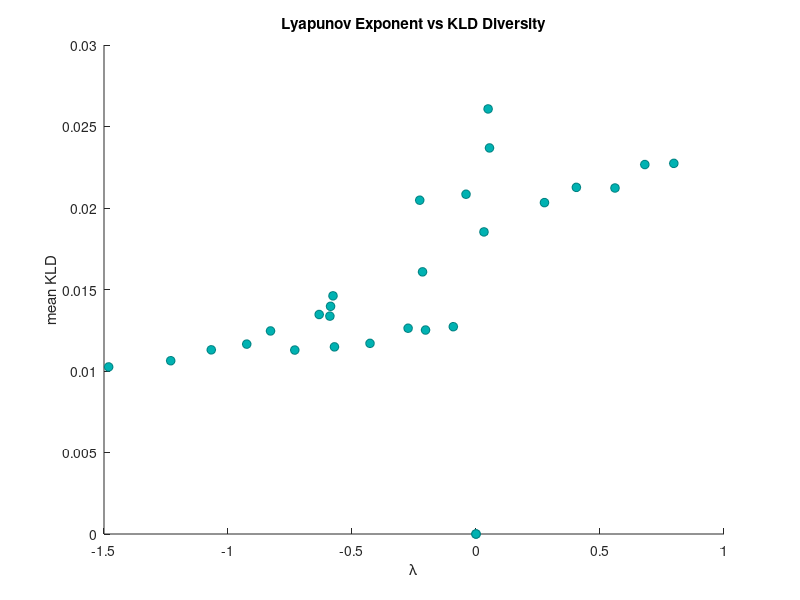

Write MATLAB code to recreate this figure.
clear all; clc;
a = load('simres1215.mat');
b = load('simres1235.mat');
c = load('simres1255.mat');
d = load('simres3415.mat');
e = load('simres5615.mat');
f = load('simres7815.mat');
g = load('simres9015.mat');

dat = [a.simresults; b.simresults; c.simresults; d.simresults; e.simresults; f.simresults; g.simresults]

scatter(dat(:,3), dat(:,4), 40, 'MarkerEdgeColor',[0 .5 .5], 'MarkerFaceColor', [0 .7 .7]); title('Lyapunov Exponent vs KLD Diversity'); xlabel('{\lambda}'); ylabel('mean KLD')